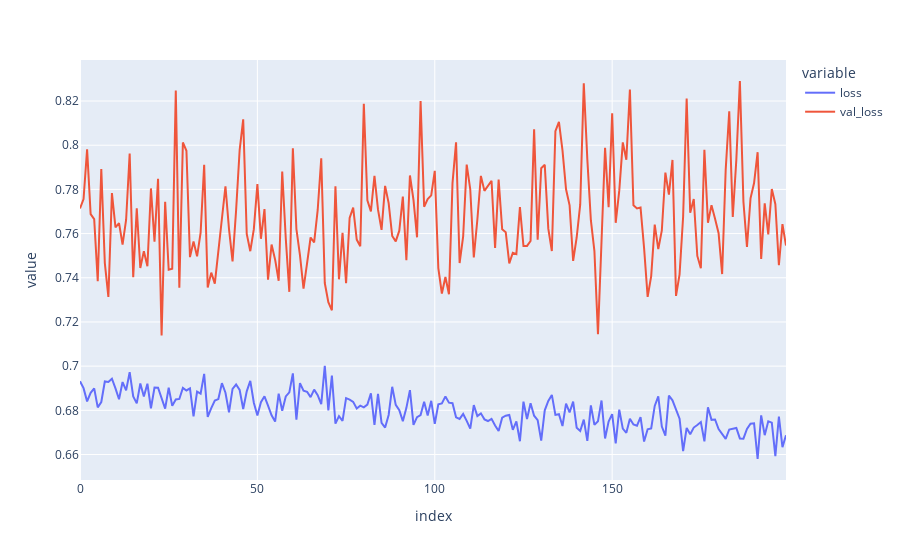

Notebook cell for this chart:
### Code cell
f1 = np.array(history.history['loss']).flatten()
valf1 = np.array(history.history['val_loss']).flatten()
px.line(pd.DataFrame(np.array([f1, valf1]).T, columns=['loss', 'val_loss'])).show()

### Figure 1 — Plotly figure (JSON) as saved in the notebook; plotly's stock layout.template omitted (floating-point values rounded to 4 significant figures; data arrays with more than 128 entries replaced by an {"elided": "..."} marker saying what was removed)
{"data": [{"hovertemplate": "variable=loss<br>index=%{x}<br>value=%{y}<extra></extra>", "legendgroup": "loss", "line": {"color": "#636efa", "dash": "solid"}, "marker": {"symbol": "circle"}, "mode": "lines", "name": "loss", "orientation": "v", "showlegend": true, "type": "scatter", "x": {"elided": "200 int values"}, "xaxis": "x", "y": {"elided": "200 float values"}, "yaxis": "y"}, {"hovertemplate": "variable=val_loss<br>index=%{x}<br>value=%{y}<extra></extra>", "legendgroup": "val_loss", "line": {"color": "#EF553B", "dash": "solid"}, "marker": {"symbol": "circle"}, "mode": "lines", "name": "val_loss", "orientation": "v", "showlegend": true, "type": "scatter", "x": {"elided": "200 int values"}, "xaxis": "x", "y": {"elided": "200 float values"}, "yaxis": "y"}], "layout": {"legend": {"title": {"text": "variable"}, "tracegroupgap": 0}, "margin": {"t": 60}, "xaxis": {"anchor": "y", "domain": [0, 1], "title": {"text": "index"}}, "yaxis": {"anchor": "x", "domain": [0, 1], "title": {"text": "value"}}}}
